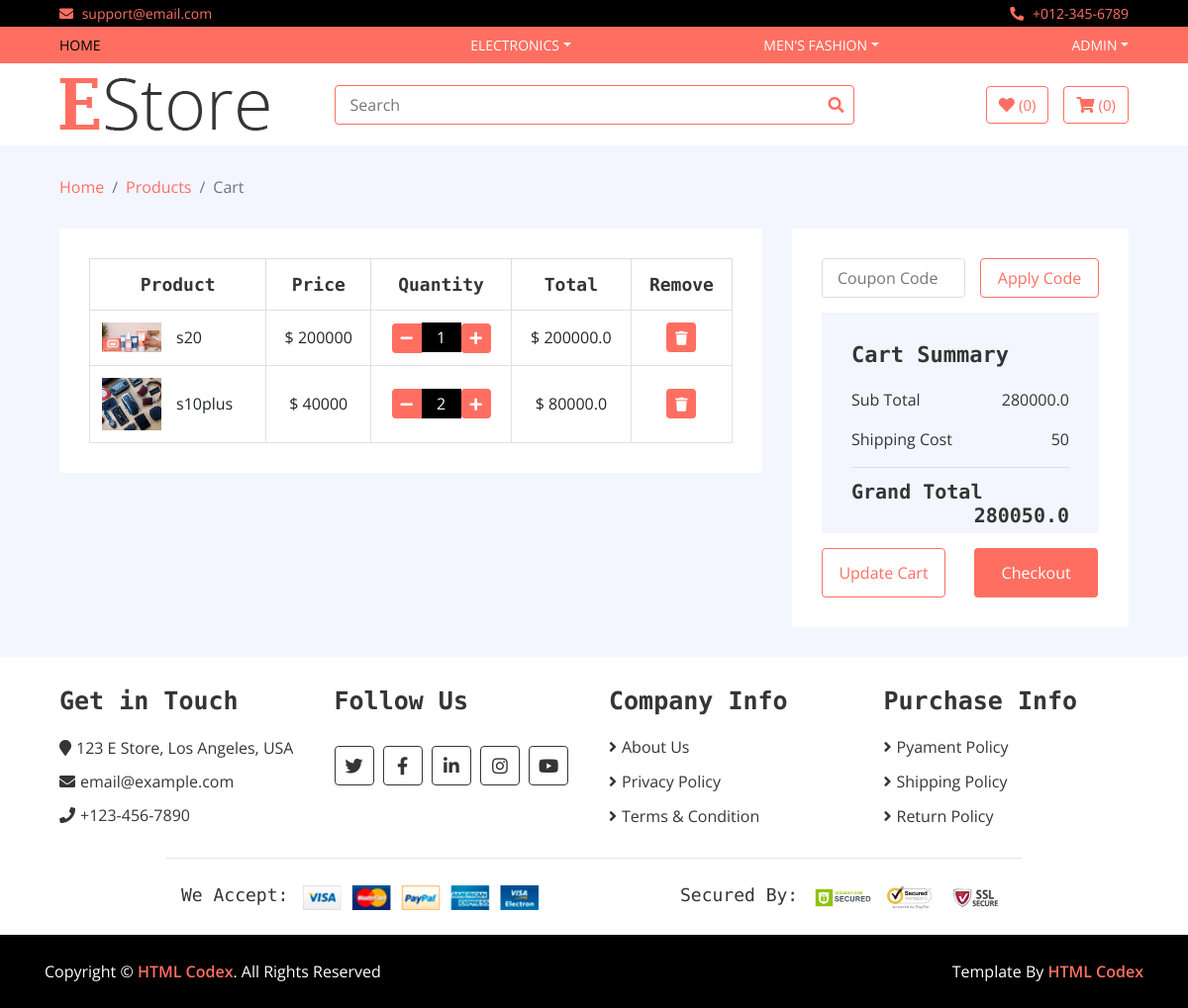
Before: /my_cart (signed in) with the older database file.
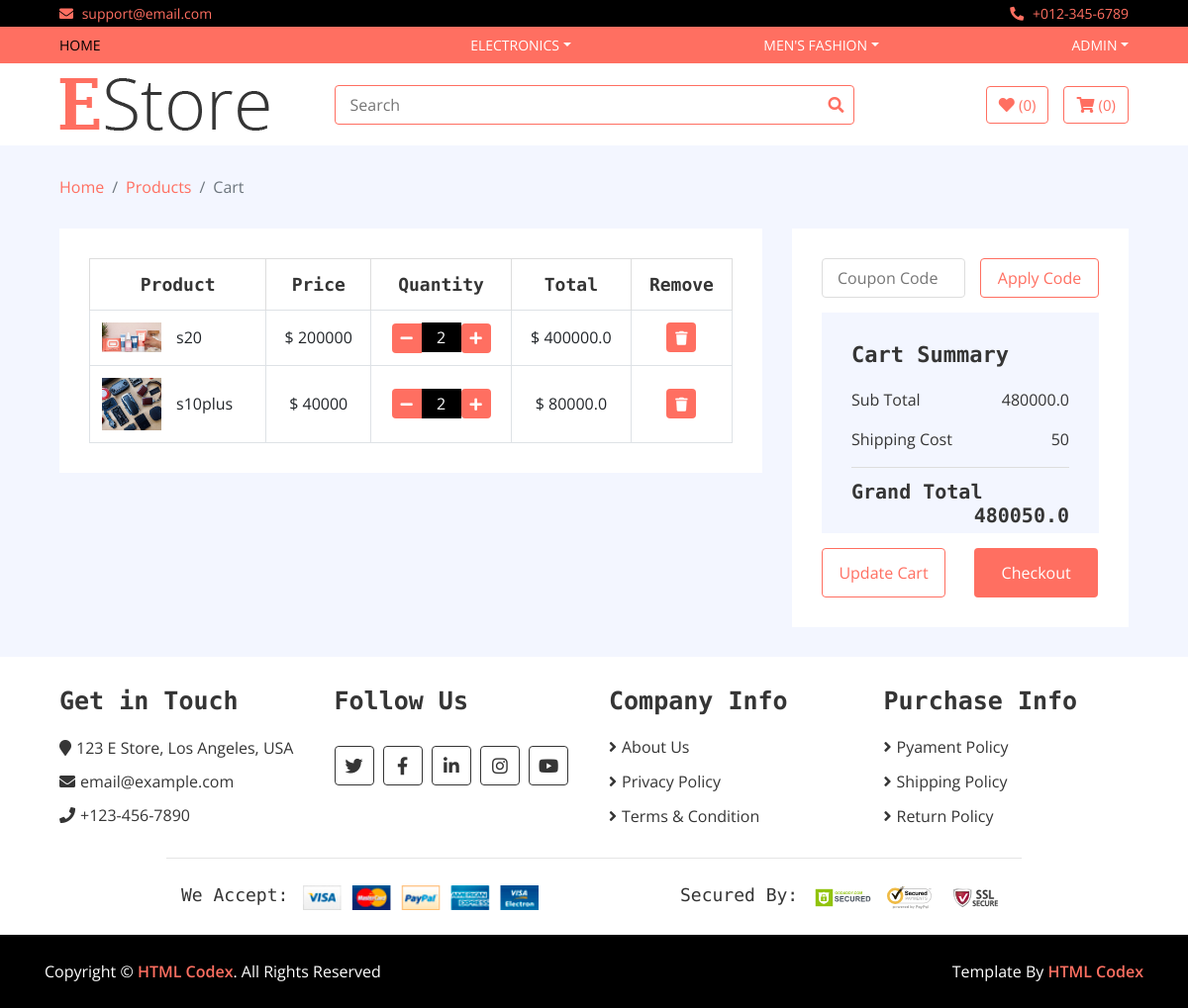
After: the same page with the newer database file.
### home/models.py (models this page shows, shortened)
class Category(models.Model):
    name = models.CharField(max_length=100)
    logo = models.CharField(max_length=100)
    slug = models.TextField(unique=True)

class Cart(models.Model):
    username = models.CharField(max_length=200)
    slug = models.TextField()
    quantity = models.IntegerField(default=1)
    total = models.FloatField()
    checkout = models.BooleanField(default=False)
    items = models.ForeignKey(Product, on_delete=models.CASCADE)

class Product(models.Model):
    name = models.CharField(max_length=200)
    image = models.ImageField(upload_to='media')
    price = models.IntegerField()
    discounted_price = models.IntegerField(default=0)
    category = models.ForeignKey(Category, on_delete=models.CASCADE)
    subcategory = models.ForeignKey(SubCategory, on_delete=models.CASCADE)
    brand = models.ForeignKey(Brand, on_delete=models.CASCADE)
    description = models.TextField(blank=True)
    specification = models.TextField(blank=True)
    slug = models.TextField(unique=True)
    stock = models.CharField(max_length=100, choices=STOCK)
    labels = models.CharField(max_length=100, choices=LABELS, blank=True)

### home/views.py (the view)
# urls.py: path('my_cart', CartView.as_view(), name='my_cart'),
class CartView(BaseView):
    def get(self, request):
        grand_total = 0
        username = request.user.username
        self.views['my_carts'] = Cart.objects.filter(username=username, checkout=False)
        for i in self.views['my_carts']:
            grand_total = grand_total + i.total
        self.views['all_total'] = grand_total
        self.views['shipping'] = 50
        self.views['grand_total'] = grand_total + 50
        return render(request, 'cart.html',self.views)

### templates/cart.html
{% extends 'base.html' %}
{% load static %}
{% block content %}
        <div class="breadcrumb-wrap">
            <div class="container-fluid">
                <ul class="breadcrumb">
                    <li class="breadcrumb-item"><a href="#">Home</a></li>
                    <li class="breadcrumb-item"><a href="#">Products</a></li>
                    <li class="breadcrumb-item active">Cart</li>
                </ul>
            </div>
        </div>
        <div class="cart-page">
            <div class="container-fluid">
                <div class="row">
                    <div class="col-lg-8">
                        <div class="cart-page-inner">
                            <div class="table-responsive">
                                <table class="table table-bordered">
                                    <thead class="thead-dark">
                                        <tr>
                                            <th>Product</th>
                                            <th>Price</th>
                                            <th>Quantity</th>
                                            <th>Total</th>
                                            <th>Remove</th>
                                        </tr>
                                    </thead>
                                    <tbody class="align-middle">
                                    {% for cart in my_carts %}
                                        <tr>
                                            <td>
                                                <div class="img">
                                                    <a href="#"><img src="{{cart.items.image.url}}" alt="Image"></a>
                                                    <p>{{cart.items.name}}</p>
                                                </div>
                                            </td>
                                            {% if cart.items.discounted_price > 0 %}
                                            <td>$ {{ cart.items.discounted_price}}</td>
                                            {% else %}
                                            <td>$ {{ cart.items.price}}</td>
                                            {% endif %}
                                            <td>
                                                <div class="qty">
                                                    <a href = "/reduce_cart/{{cart.slug}}"><button class="btn-minus"><i class="fa fa-minus"></i></button></a>
                                                    <input type="text" value="{{cart.quantity}}">
                                                    <a href = "/cart/{{cart.slug}}"><button class="{{cart.slug}}"><i class="fa fa-plus"></i></button></a>
                                                </div>
                                            </td>
                                            <td>$ {{cart.total}}</td>
                                            <td><a href= "/delete_cart/{{cart.slug}}"><button><i class="fa fa-trash"></i></button></a></td>
                                        </tr>
                                    {% endfor %}
                                    </tbody>
                                </table>
                            </div>
                        </div>
                    </div>
                    <div class="col-lg-4">
                        <div class="cart-page-inner">
                            <div class="row">
                                <div class="col-md-12">
                                    <div class="coupon">
                                        <input type="text" placeholder="Coupon Code">
                                        <button>Apply Code</button>
                                    </div>
                                </div>
                                <div class="col-md-12">
                                    <div class="cart-summary">
                                        <div class="cart-content">
                                            <h1>Cart Summary</h1>
                                            <p>Sub Total<span>{{all_total}}</span></p>
                                            <p>Shipping Cost<span>{{shipping}}</span></p>
                                            <h2>Grand Total<span>{{grand_total}}</span></h2>
                                        </div>
                                        <div class="cart-btn">
                                            <button>Update Cart</button>
                                            <button>Checkout</button>
                                        </div>
                                    </div>
                                </div>
                            </div>
                        </div>
                    </div>
                </div>
            </div>
        </div>
{% endblock %}

### templates/base.html (shortened to what this page needs)
<!DOCTYPE html>
{% load static %}
<html lang="en">
    <head>
        <link href="https://stackpath.bootstrapcdn.com/bootstrap/4.4.1/css/bootstrap.min.css" rel="stylesheet">
        <link href="https://cdnjs.cloudflare.com/ajax/libs/font-awesome/5.10.0/css/all.min.css" rel="stylesheet">
        <link href="{% static 'lib/slick/slick.css' %}" rel="stylesheet">
        <link href="{% static 'lib/slick/slick-theme.css' %}" rel="stylesheet">
        <link href="{% static 'css/style.css' %}" rel="stylesheet">
    </head>
    <body>
        <div class="top-bar">
            <div class="container-fluid">
                <div class="row">
                    <div class="col-sm-6">
                        <i class="fa fa-envelope"></i>
                        support@email.com
                    </div>
                    <div class="col-sm-6">
                        <i class="fa fa-phone-alt"></i>
                        +012-345-6789
                    </div>
                </div>
            </div>
        </div>
        <div class="nav">
            <div class="container-fluid">
                <nav class="navbar navbar-expand-md bg-dark navbar-dark">
                    <div class="collapse navbar-collapse justify-content-between" id="navbarCollapse">
                        <div class="navbar-nav mr-auto">
                            <a href="/" class="nav-item nav-link active">Home</a>
                        </div>
                        {% for cat in categories %}
                         <div class="navbar-nav ml-auto">
                            <div class="nav-item dropdown">
                                <a href="#" class="nav-link dropdown-toggle" data-toggle="dropdown">{{cat.name}}</a>
                            </div>
                        </div>
                        {% endfor %}
                        <div class="navbar-nav ml-auto">
                            <div class="nav-item dropdown">
                                {% if user.is_authenticated %}
                                <a href="#" class="nav-link dropdown-toggle" data-toggle="dropdown">{{user.username}}</a>
                                {% else %}
                                <a href="#" class="nav-link dropdown-toggle" data-toggle="dropdown">User Account</a>
                                <div class="dropdown-menu">
                                    <a href="/accounts/login" class="dropdown-item">Login</a>
                                    <a href="/signup" class="dropdown-item">Register</a>
                                </div>
                                {% endif %}
                            </div>
                        </div>
                    </div>
                </nav>
            </div>
        </div>
        <div class="bottom-bar">
            <div class="container-fluid">
                <div class="row align-items-center">
                    <div class="col-md-3">
                        <div class="logo">
                            <a href="index.html">
                                <img src="{% static 'img/logo.png' %}" alt="Logo">
                            </a>
                        </div>
                    </div>
                    <div class="col-md-6">
                        <form method="GET" action="search">
                        <div class="search">
                            <input type="text" name = "query" placeholder="Search">
                            <button type = "submit"><i class="fa fa-search"></i></button>
                        </div>
                        </form>
                    </div>
                    <div class="col-md-3">
                        <div class="user">
                            <a href="wishlist.html" class="btn wishlist">
                                <i class="fa fa-heart"></i>
                                <span>(0)</span>
                            </a>
                            <a href="/my_cart" class="btn cart">
                                <i class="fa fa-shopping-cart"></i>
                                <span>(0)</span>
                            </a>
                        </div>
                    </div>
                </div>
            </div>
        </div>
{% block content %}
{% endblock %}
        <div class="footer">
            <div class="container-fluid">
                <div class="row">
                    <div class="col-lg-3 col-md-6">
                        <div class="footer-widget">
                            <h2>Get in Touch</h2>
                            <div class="contact-info">
                                <p><i class="fa fa-map-marker"></i>123 E Store, Los Angeles, USA</p>
                                <p><i class="fa fa-envelope"></i>email@example.com</p>
                                <p><i class="fa fa-phone"></i>+123-456-7890</p>
                            </div>
                        </div>
                    </div>
                    <div class="col-lg-3 col-md-6">
                        <div class="footer-widget">
                            <h2>Follow Us</h2>
                            <div class="contact-info">
                                <div class="social">
                                    <a href=""><i class="fab fa-twitter"></i></a>
                                    <a href=""><i class="fab fa-facebook-f"></i></a>
                                    <a href=""><i class="fab fa-linkedin-in"></i></a>
                                    <a href=""><i class="fab fa-instagram"></i></a>
                                    <a href=""><i class="fab fa-youtube"></i></a>
                                </div>
                            </div>
                        </div>
                    </div>
                    <div class="col-lg-3 col-md-6">
                        <div class="footer-widget">
                            <h2>Company Info</h2>
                            <ul>
                                <li><a href="#">About Us</a></li>
                                <li><a href="#">Privacy Policy</a></li>
                                <li><a href="#">Terms & Condition</a></li>
                            </ul>
                        </div>
                    </div>
                    <div class="col-lg-3 col-md-6">
                        <div class="footer-widget">
                            <h2>Purchase Info</h2>
                            <ul>
                                <li><a href="#">Pyament Policy</a></li>
                                <li><a href="#">Shipping Policy</a></li>
                                <li><a href="#">Return Policy</a></li>
                            </ul>
                        </div>
                    </div>
                </div>
                <div class="row payment align-items-center">
                    <div class="col-md-6">
                        <div class="payment-method">
                            <h2>We Accept:</h2>
                            <img src="{% static 'img/payment-method.png' %}" alt="Payment Method" />
                        </div>
                    </div>
                    <div class="col-md-6">
                        <div class="payment-security">
                            <h2>Secured By:</h2>
                            <img src="{% static 'img/godaddy.svg' %}" alt="Payment Security" />
                            <img src="{% static 'img/norton.svg' %}" alt="Payment Security" />
                            <img src="{% static 'img/ssl.svg' %}" alt="Payment Security" />
                        </div>
                    </div>
                </div>
            </div>
        </div>
        <div class="footer-bottom">
            <div class="container">
                <div class="row">
                    <div class="col-md-6 copyright">
                        <p>Copyright &copy; <a href="https://htmlcodex.com">HTML Codex</a>. All Rights Reserved</p>
                    </div>
                    <div class="col-md-6 template-by">
                        <p>Template By <a href="https://htmlcodex.com">HTML Codex</a></p>
                    </div>
                </div>
            </div>
        </div>
    </body>
</html>

Changed rows visible on the page:
changed Cart (number 1 of 2 on the later page): quantity "1" → "2"; total "200000.0" → "400000.0"
Other visible differences:
{{ all_total }}: "280000.0" → "480000.0"
{{ grand_total }}: "280050.0" → "480050.0"
